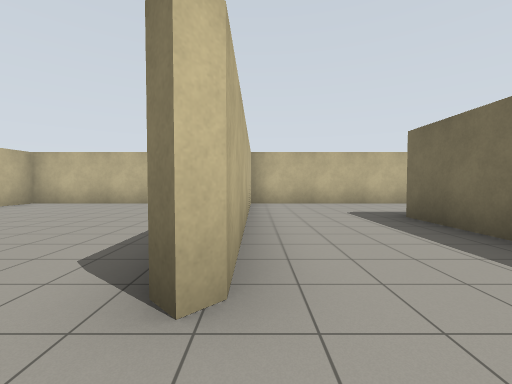
view 1 (above)

24 first-person views from a walk through a world built for the Gazebo simulator. The camera is 1.2 m above the floor, tilts 2° down and sees 90° across. The floor is counted in squares, 2 m on a side. Each view is taken from the middle of a square. On the plan, view 1 faces up. The plan holds only what a view shows up to about 9 squares ahead; the rest is blank.

view 2
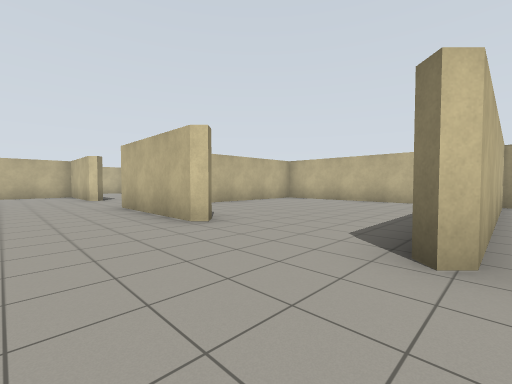

view 3
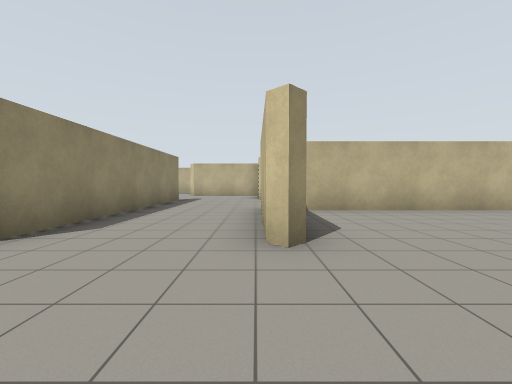

view 4
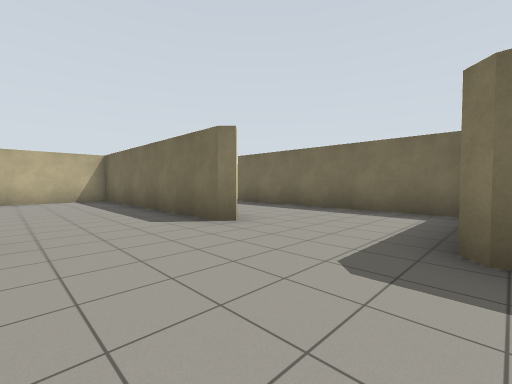

view 5
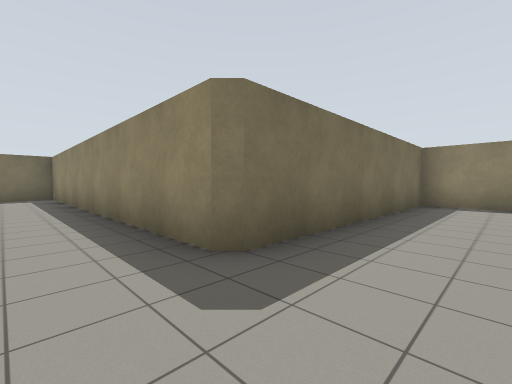

view 6
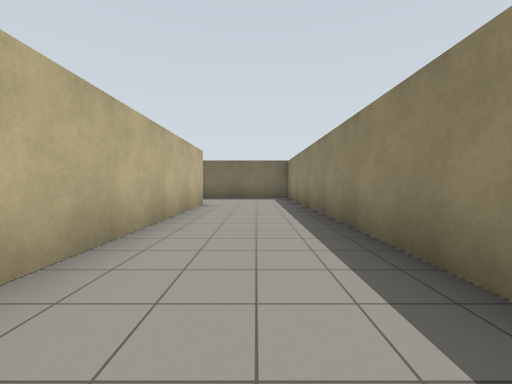

view 7
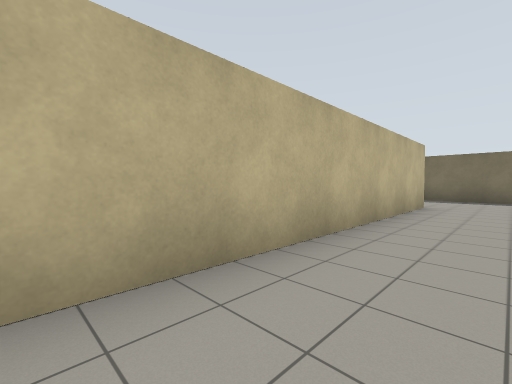

view 8
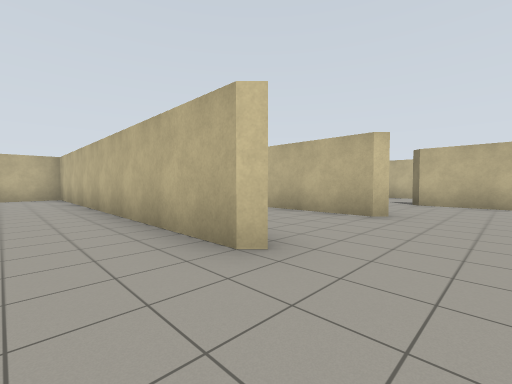

view 9
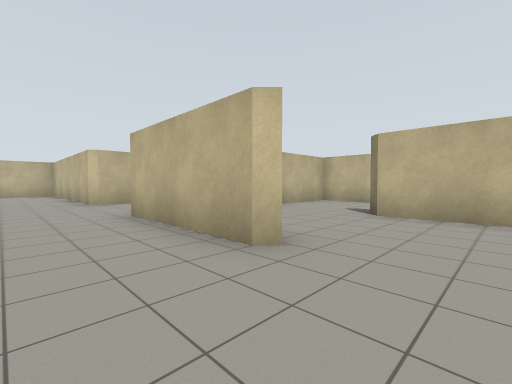

view 10
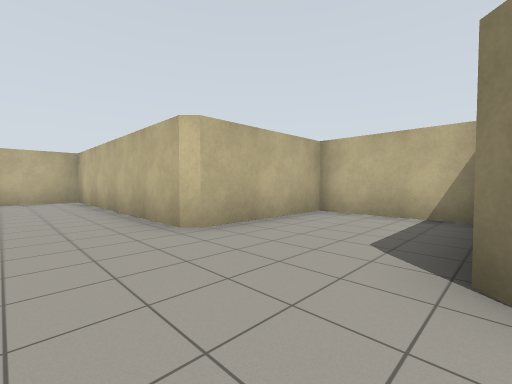

view 11
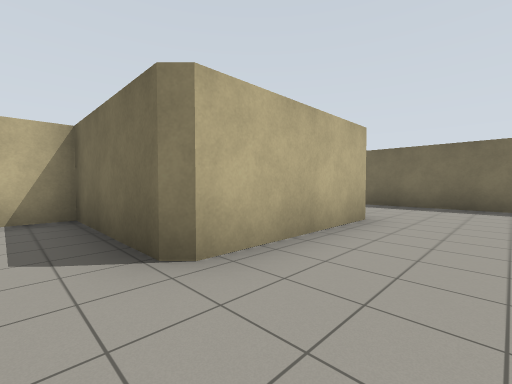

view 12
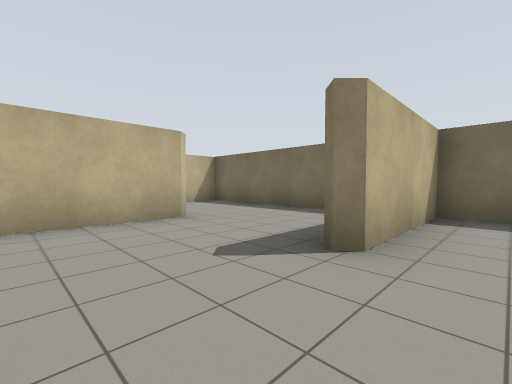

view 13
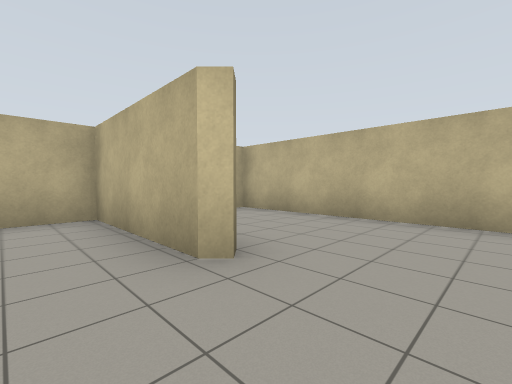

view 14
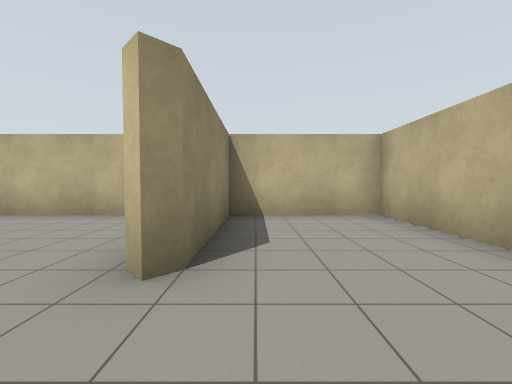

view 15
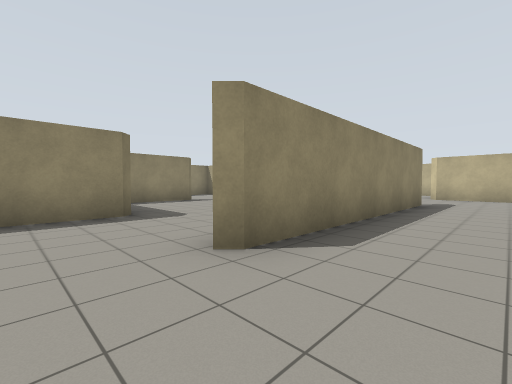

view 16
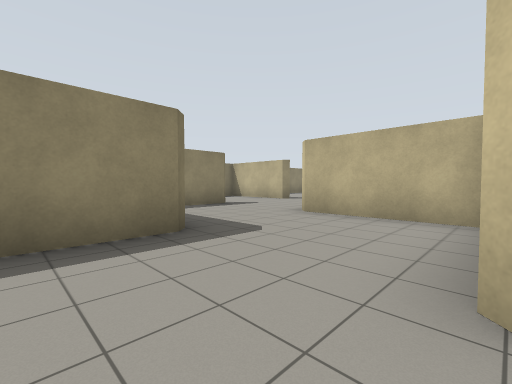

view 17
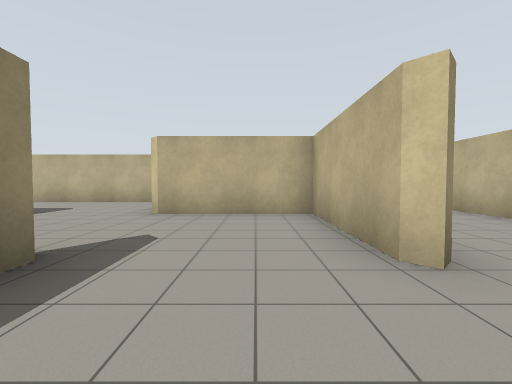

view 18
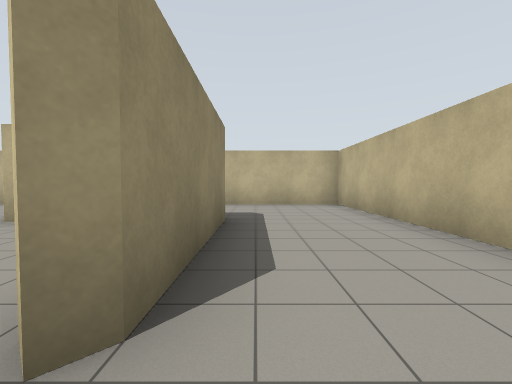

view 19
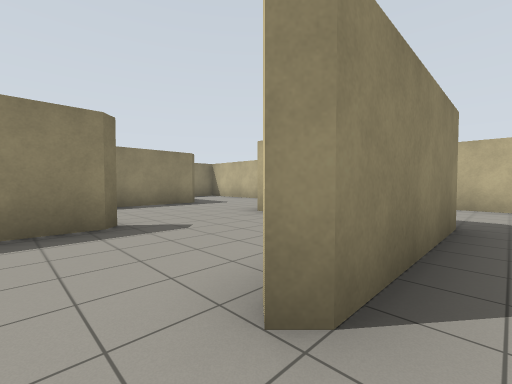

view 20
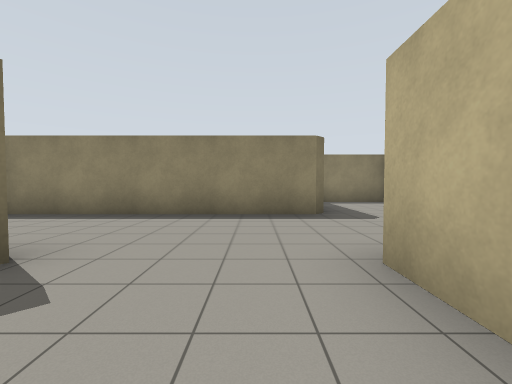

view 21
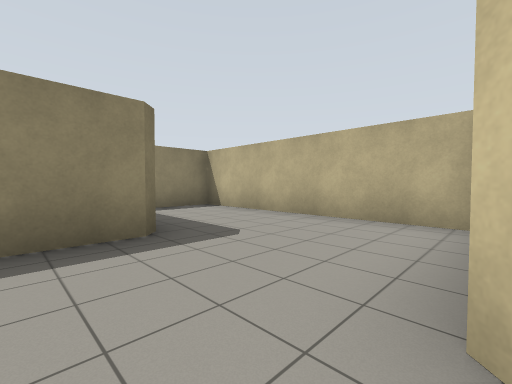

view 22
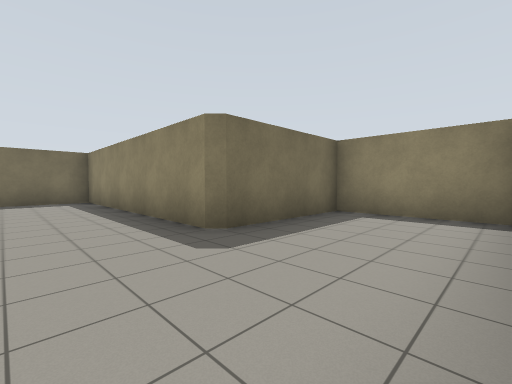

view 23
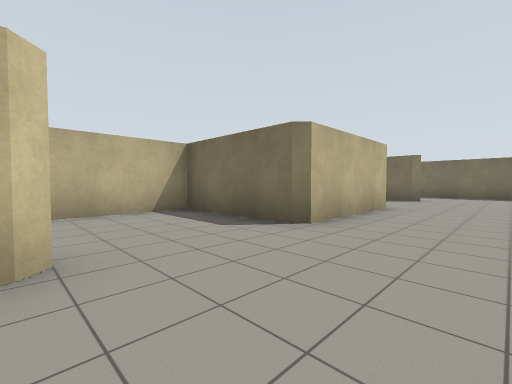

view 24
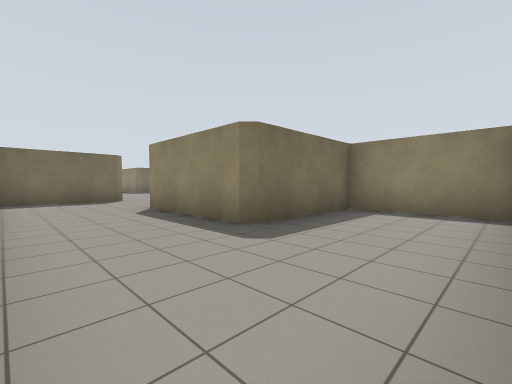

### Floor plan
Points are (right, up) in squares from view 1. A wall is a line through its corners. A room is listed if a view was taken in it or the views show most of it. See-through windows are left out.
Room 1 (views 1, 2, 3, 4, 5, 6, 7, 8, 15, 16, 17, 23)
walls: (-0.5, 1.2) (-0.5, 7.5) (-6.6, 7.5) (-6.6, 2); (-3.5, 1.1) (-7, 1.1); (0.9, -1.7) (2.7, -1.7) (2.7, 4.5) (2.8, 4.7) (12.3, 4.7) (12.3, 7.4); (-10, -1.7) (-3.5, -1.7); (9.4, 7.5) (-0.1, 7.5) (-0.1, 1.2)
ways out: opening at (10.5, 8) to room 2; opening at (-8.5, 1) to room 5; opening at (-10, -0.5) to room 6; opening at (-2.5, -2)
Room 2 (views 9, 10, 11)
walls: (9.4, 10.7) (5.9, 10.7) (5.9, 13.9) (3.1, 13.9) (3.1, 10.7) (-3.3, 10.7) (-3.3, 9); (12.3, 7.4) (12.3, 10.4)
ways out: opening at (10.5, 8) to room 1; opening at (10.5, 11) to room 3
Room 3 (views 12, 13)
walls: (9.4, 17.1) (6.3, 17.1) (6.3, 13.1); (12.3, 10.4) (12.3, 13.9) (9.2, 13.9)
ways out: opening at (10.5, 11) to room 2; opening at (10.5, 17) to room 4
Room 4 (view 14)
walls: (12.3, 16) (12.3, 20.3) (6.3, 20.3) (6.3, 17.5) (9.2, 17.5)
ways out: opening at (10.5, 17) to room 3
Room 5 (views 18, 19, 24)
walls: (-11.2, 4.3) (-16.2, 4.3) (-16.2, 1.1); (-16.1, -1.7) (-13.4, -1.7) (-13.4, 1.5) (-9.9, 1.5); (-7, 1.1) (-7, 4.3) (-9.5, 4.3)
ways out: opening at (-8.5, 1) to room 1
Room 6 (views 20, 21)
walls: (-9.9, 1.1) (-13, 1.1) (-13, -2)
ways out: opening at (-10, -0.5) to room 1; opening at (-11.5, -2) to room 8
Room 7 (view 22)
walls: (-16.2, -2.2) (-16.2, -8.1) (-13.4, -8.1) (-13.4, -5.1) (-13.2, -4.9)
ways out: opening at (-13, -3.5) to room 8
Room 8 (no view inside)
walls: (-13.2, -4.9) (-7, -4.9) (-7, -2.9)
ways out: opening at (-11.5, -2) to room 6; opening at (-13, -3.5) to room 7
Room 9 (no view inside)
walls: (-6.6, -2.2) (-6.6, -5.1)
ways out: opening at (-5.5, -5); opening at (-4, -3.5)

Where each view was taken, in squares from view 1:
view 1: 0 up, 0 right, facing up
view 2: 1 down, 0 right, facing up-left
view 3: 1 up, 1 left, facing left
view 4: 2 down, 3 left, facing up-right
view 5: 6 up, 1 right, facing down-right
view 6: 6 up, 2 right, facing right
view 7: 6 up, 2 right, facing up-right
view 8: 6 up, 11 right, facing up-left
view 9: 9 up, 11 right, facing up-left
view 10: 9 up, 6 right, facing up-left
view 11: 9 up, 5 right, facing up-right
view 12: 13 up, 7 right, facing up-right
view 13: 16 up, 11 right, facing up-left
view 14: 18 up, 11 right, facing left
view 15: 0 up, 2 left, facing down-left
view 16: 2 down, 2 left, facing down-left
view 17: 0 up, 8 left, facing left
view 18: 2 up, 9 left, facing left
view 19: 2 up, 9 left, facing down-left
view 20: 0 up, 12 left, facing down
view 21: 2 down, 12 left, facing down-left
view 22: 3 down, 16 left, facing down-right
view 23: 1 down, 10 left, facing up-right
view 24: 4 up, 16 left, facing down-right
